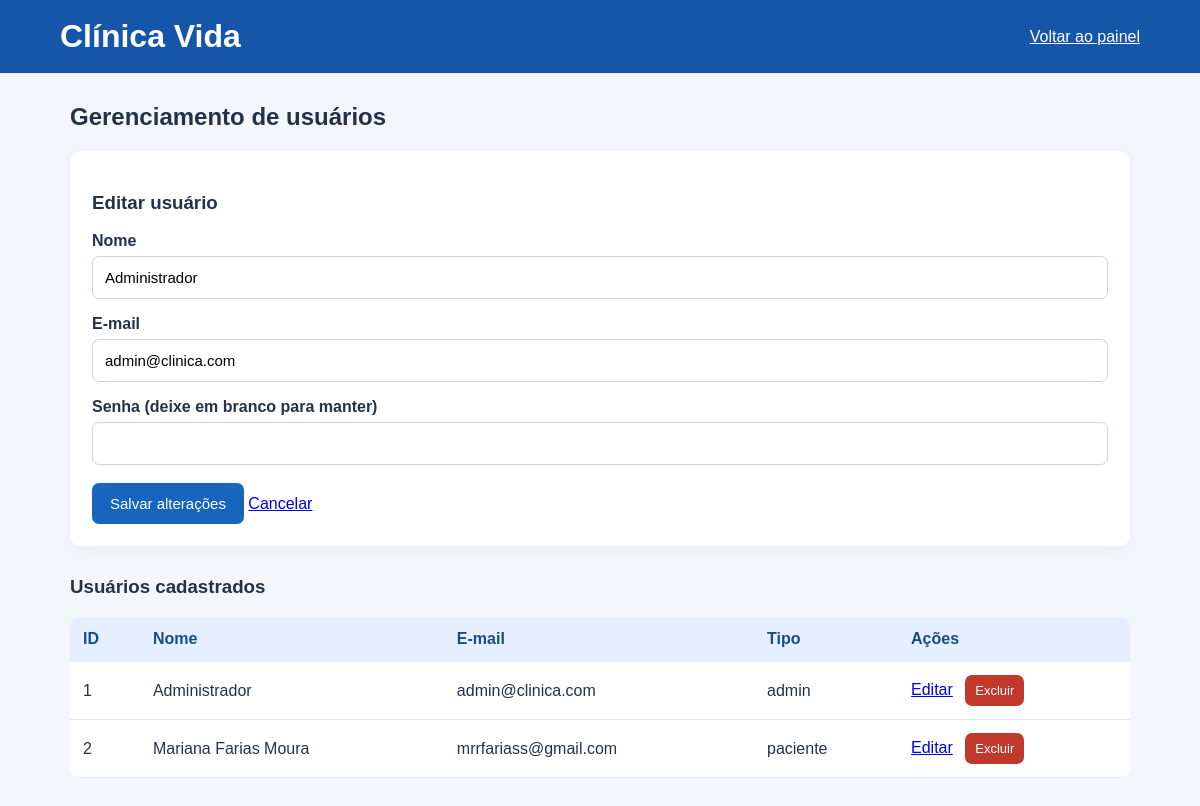
Screenshot of /usuarios/editar/1 (signed in) with the database file from the repository.
### tables this page shows
CREATE TABLE usuario (
                id_usuario INTEGER PRIMARY KEY AUTOINCREMENT,
                nome TEXT NOT NULL,
                email TEXT NOT NULL UNIQUE,
                senha TEXT NOT NULL,
                tipo_usuario TEXT NOT NULL DEFAULT 'paciente'
            );

### app.py (the view, shortened to what this page needs)
@app.route("/usuarios/editar/<int:id>", methods=["GET", "POST"])
@login_obrigatorio
def editar_usuario(id):
    with conectar() as conn:
        usuario = conn.execute(
            "SELECT * FROM usuario WHERE id_usuario = ?",
            (id,)
        ).fetchone()
        if usuario is None:
            flash("Usuário não encontrado.", "erro")
            return redirect(url_for("usuarios"))
        lista = conn.execute("""
            SELECT id_usuario, nome, email, tipo_usuario
            FROM usuario
            ORDER BY nome
        """).fetchall()
    return render_template(
        "usuarios.html",
        usuarios=lista,
        editando=True,
        usuario_edicao=usuario
    )

### app.py (called while the page is built)
def conectar():
    conn = sqlite3.connect(BANCO)
    conn.row_factory = sqlite3.Row
    conn.execute("PRAGMA foreign_keys = ON")
    return conn

def login_obrigatorio(func):
    @wraps(func)
    def wrapper(*args, **kwargs):
        if "usuario_id" not in session:
            return redirect(url_for("login"))
        return func(*args, **kwargs)
    return wrapper

### templates/usuarios.html (shortened to what this page needs)
<!DOCTYPE html>
<html lang="pt-br">
<head>
    <link rel="stylesheet" href="{{ url_for('static', filename='style.css') }}">
</head>
<body>
    <header class="topo">
        <h1>Clínica Vida</h1>
        <a href="{{ url_for('painel') }}">Voltar ao painel</a>
    </header>
    <main class="conteudo">
        <h2>Gerenciamento de usuários</h2>
        <section class="formulario">
            <h3>{{ 'Editar usuário' if editando|default(false) else 'Cadastrar usuário' }}</h3>
            <form method="POST"
                  action="{{ url_for('editar_usuario', id=usuarios[0]['id_usuario']) if editando|default(false) else url_for('usuarios') }}">
                <label for="nome">Nome</label>
                <input id="nome" name="nome" required
                       value="{{ usuarios[0]['nome'] if editando|default(false) else '' }}">
                <label for="email">E-mail</label>
                <input id="email" name="email" type="email" required
                       value="{{ usuarios[0]['email'] if editando|default(false) else '' }}">
                <label for="senha">Senha {% if editando|default(false) %}(deixe em branco para manter){% endif %}</label>
                <input id="senha" name="senha"
                       type="password" {% if not editando|default(false) %}required{% endif %}>
                <button type="submit">{{ 'Salvar alterações' if editando|default(false) else 'Cadastrar' }}</button>
                {% if editando|default(false) %}
                    <a href="{{ url_for('usuarios') }}">Cancelar</a>
                {% endif %}
            </form>
        </section>
        <h3>Usuários cadastrados</h3>
        <div class="tabela-container">
            <table>
                <thead>
                    <tr>
                        <th>ID</th>
                        <th>Nome</th>
                        <th>E-mail</th>
                        <th>Tipo</th>
                        <th>Ações</th>
                    </tr>
                </thead>
                <tbody>
                    {% for usuario in usuarios %}
                    <tr>
                        <td>{{ usuario['id_usuario'] }}</td>
                        <td>{{ usuario['nome'] }}</td>
                        <td>{{ usuario['email'] }}</td>
                        <td>{{ usuario['tipo_usuario'] }}</td>
                        <td class="acoes">
                            <a href="{{ url_for('editar_usuario', id=usuario['id_usuario']) }}">Editar</a>
                            <form method="POST"
                                  action="{{ url_for('excluir_usuario', id=usuario['id_usuario']) }}"
                                  onsubmit="return confirm('Deseja realmente excluir este usuário?');">
                                <button type="submit" class="botao-excluir">Excluir</button>
                            </form>
                        </td>
                    </tr>
                    {% else %}
                    <tr>
                        <td colspan="5">Nenhum usuário cadastrado.</td>
                    </tr>
                    {% endfor %}
                </tbody>
            </table>
        </div>
    </main>
</body>
</html>

### static/style.css (style rules this page uses)
* { box-sizing: border-box; }
body { margin: 0; font-family: Arial, sans-serif; background: #f3f6fb; color: #243247; }
form label { display: block; margin: 16px 0 6px; font-weight: bold; }
input { width: 100%; padding: 12px; border: 1px solid #cbd5e1; border-radius: 7px; font-size: 15px; }
button { background: #1765bd; color: white; border: none; padding: 12px 18px; border-radius: 7px; cursor: pointer; font-size: 15px; }
.topo { background: #1556a8; color: white; padding: 18px 5%; display: flex; align-items: center; justify-content: space-between; gap: 15px; flex-wrap: wrap; }
.topo h1 { margin: 0; }
.topo a { color: white; }
.conteudo { max-width: 1100px; margin: 30px auto; padding: 0 20px; }
.card, .formulario { display: block; background: white; padding: 22px; border-radius: 10px; box-shadow: 0 3px 12px #0000000a; text-decoration: none; color: inherit; }
.formulario { margin: 20px 0 30px; }
.formulario button { margin-top: 18px; }
.tabela-container { overflow-x: auto; background: white; border-radius: 10px; }
table { width: 100%; border-collapse: collapse; }
th, td { padding: 13px; text-align: left; border-bottom: 1px solid #e2e8f0; }
th { background: #e5efff; color: #174d8a; }
.acoes { white-space: nowrap; }
.acoes form { display: inline; }
.acoes a { margin-right: 8px; }
.botao-excluir { background: #c0392b; padding: 8px 10px; }
.acoes button { font-size: 13px; }

### rows the page displays
usuario: nome "Administrador", email "admin@clinica.com", id_usuario "1", tipo_usuario "admin"
usuario: id_usuario "2", nome "Mariana Farias Moura", email "mrrfariass@gmail.com", tipo_usuario "paciente"

### other values shown
{{ 'Editar usuário' if editando|default(false) else 'Cadastrar usuário' }} "Editar usuário"
{{ 'Salvar alterações' if editando|default(false) else 'Cadastrar' }} "Salvar alterações"
